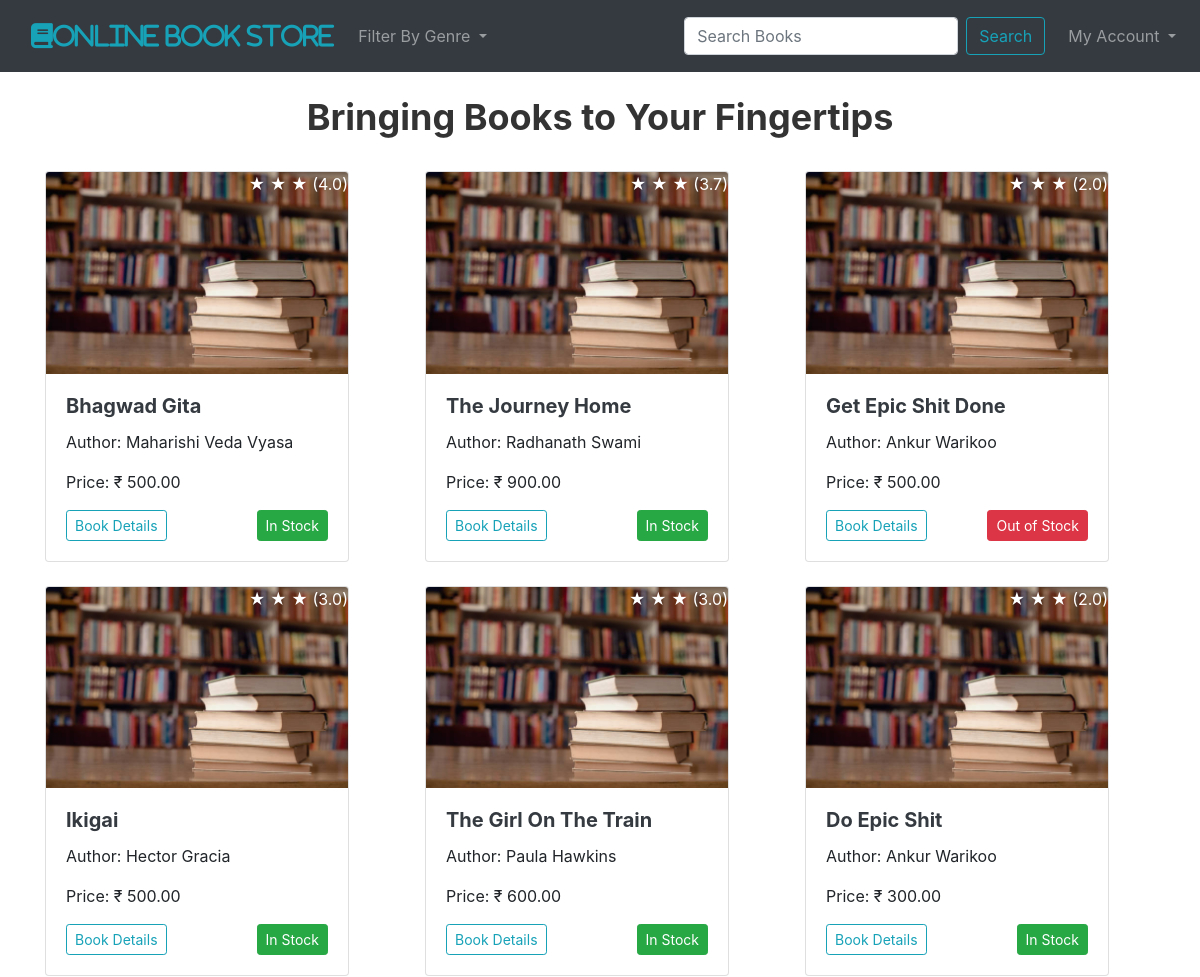
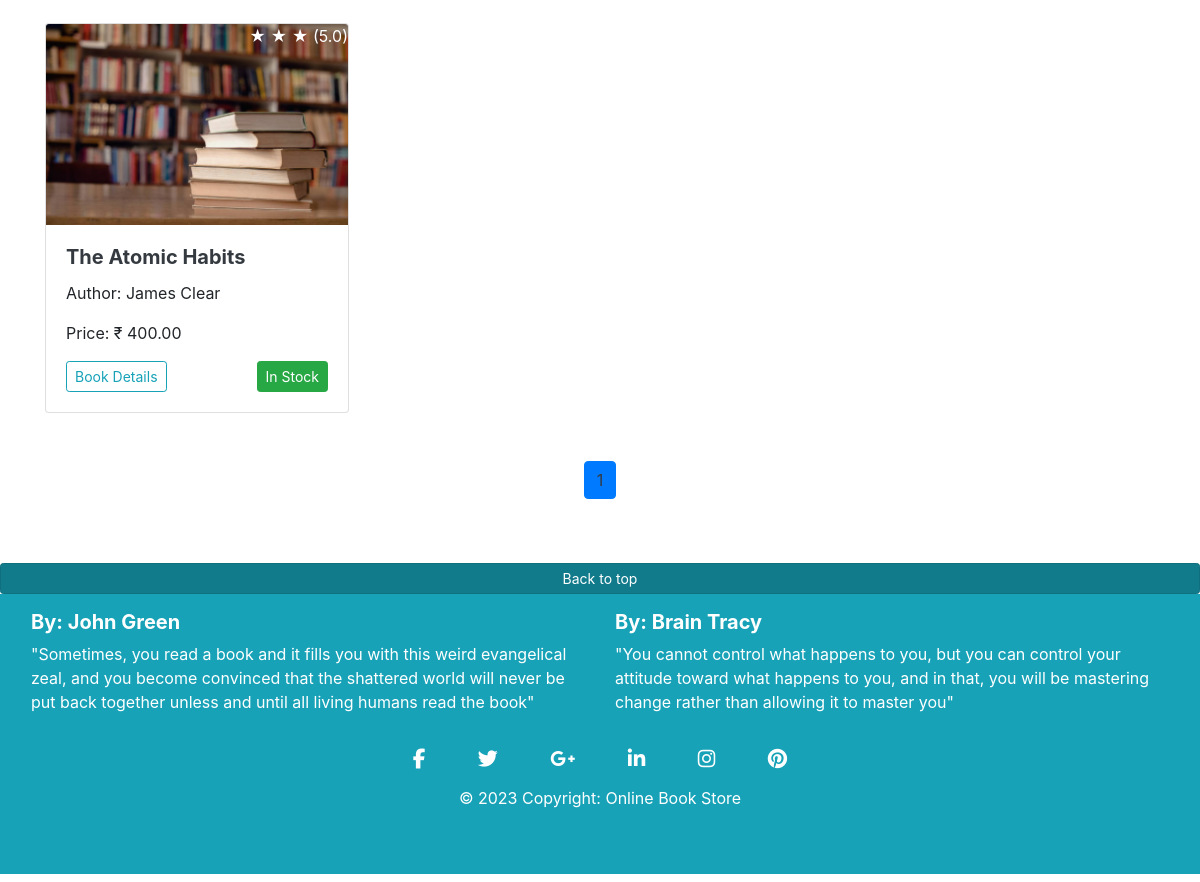
The page / on the database its author committed (2 pictures, top to bottom).
### cart/models.py (models this page shows, shortened)
class Book(models.Model):
    title = models.CharField(max_length=255)
    author = models.CharField(max_length=255)
    genre = models.ForeignKey(Genre,on_delete = models.SET_NULL, null=True, blank=True)
    price = models.DecimalField(max_digits=10,decimal_places=2)
    available_quantity = models.PositiveIntegerField()
    image = models.ImageField(upload_to='images/', height_field=None, width_field=None, max_length=None,blank=True,null = True)
    created_on = models.DateTimeField(auto_now_add=True, blank=True, null=True)
    updated_on = models.DateTimeField(auto_now=True, blank=True, null=True)
    slug = models.SlugField(unique=True,blank=True, null=True)
    avg_rating = models.FloatField(default=0)

### cart/views.py (the view)
# urls.py: path("",views.home,name = 'home'),
def home(request):
    books=Book.objects.all().order_by()
    paginator = Paginator(books, 9)
    page_number = request.GET.get('page')
    page_obj = paginator.get_page(page_number)
    genre = Genre.objects.all().order_by('genre')
    if request.user.is_authenticated:
        user_ratings = BookRating.objects.filter(user=request.user, book__in=books)
    else:
        user_ratings = None
    context = {'page_obj': page_obj,'genre':genre, 'user_ratings': user_ratings}
    return render(request, 'home.html',context)

### cart/templates/home.html (shortened to what this page needs)
{% extends "base.html" %}
{% block content %}
{% load static %}
<br/>
<div class="text-center">
    <div class="container">
    <h1 style="font-size: 36px; color: #333;"><b>Bringing Books to Your Fingertips</b></h1>
</div><br/>
</div>
    <div class = 'container'>
        <div class="row">
            {% for book in page_obj %}
                <div class="col-md-4 mb-4">
                    <div class="card" style="width: 19rem;">
                        <div class="position-relative">
                            <img class="card-img-top" src="{% static 'images/book.jpg' %}" alt="{{ book.title }}">
                            <div class="position-absolute top-0 end-0 color:white">
                                {% if book.avg_rating %}
                                {% with book.avg_rating|floatformat:"1" as avg_rating %}
                                    {% for _ in avg_rating %}
                                    <span style="color: white;">&#9733;</span>
                                    {% endfor %}
                                {% endwith %}
                                <span style="color: white;">({{ book.avg_rating|floatformat:"1" }})</span>
                            {% else %}
                                Not Rated
                            {% endif %}
                            </div>
                        </div>
                        <div class="card-body">
                            <a href="{% url 'bookview' book.slug %}" class="text-dark">
                            <h5 class="card-title"><b>{{ book.title }}</b></h5></a>
                            <p class="card-text">Author: {{ book.author }}</p>
                            <p class="card-text">Price: &#8377; {{ book.price }}</p>
                            <div class="d-flex justify-content-between">
                                <a href="{% url 'bookview' book.slug %}" class="text-dark">
                                    <button type="button" class="btn btn-sm btn-outline-info">Book Details</button></a>
                                {% if book.available_quantity > 0 %}
                                <span  class="btn btn-sm btn-success text-white">In Stock</span>
                                {% else %}
                                    <span class="btn btn-sm btn-danger text-white">Out of Stock</span>
                                {% endif %}
                            </div>
                        </div>
                    </div>
                </div>
            {% endfor %}
        </div>
    </div>
    <div class="container mt-4">
        <ul class="pagination justify-content-center">
            <li class="page-item active">
                <span class="page-link text-dark">{{ page_obj.number }}</span>
            </li>
        </ul>
    </div>
{% endblock %}

### rows shown on the page
Book: avg_rating "4.0", title "Bhagwad Gita", author "Maharishi Veda Vyasa", price "500.00", available_quantity "In Stock"
Book: avg_rating "3.7", title "The Journey Home", author "Radhanath Swami", price "900.00", available_quantity "In Stock"
Book: avg_rating "2.0", title "Get Epic Shit Done", author "Ankur Warikoo", price "500.00", available_quantity "Out of Stock"
Book: avg_rating "3.0", title "Ikigai", author "Hector Gracia", price "500.00", available_quantity "In Stock"
Book: avg_rating "3.0", title "The Girl On The Train", author "Paula Hawkins", price "600.00", available_quantity "In Stock"
Book: avg_rating "2.0", title "Do Epic Shit", author "Ankur Warikoo", price "300.00", available_quantity "In Stock"
Book: avg_rating "5.0", title "The Atomic Habits", author "James Clear", price "400.00", available_quantity "In Stock"

### other values the page prints
{{ page_obj.number }} "1"
